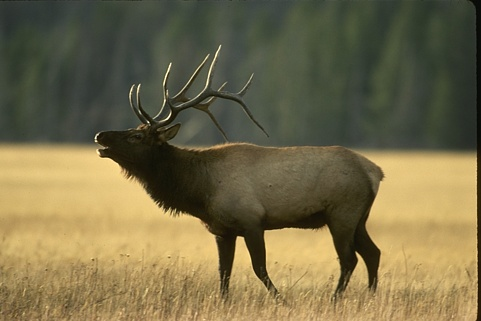
#> input picture lab3/imgQ41.jpg, 481 x 321 px
$ python q2.py   (older library calls are emulated)
#> lines starting #> are read from the running program, lines starting #| are printed output that depends on the picture; after the words box and inside, x2 and y2 are one past the last pixel; in counts of white or black regions, pixels touching at a corner belong together
import numpy as np
import cv2
import matplotlib.pyplot as plt
from scipy import ndimage as ndi

from skimage.segmentation import watershed
from skimage.feature import peak_local_max


color = cv2.imread("imgQ41.jpg")
#> color is the input picture: shape (321, 481, 3); mean B, G, R 73.5, 107.6, 117.1
image = cv2.cvtColor(color, cv2.COLOR_BGR2GRAY)
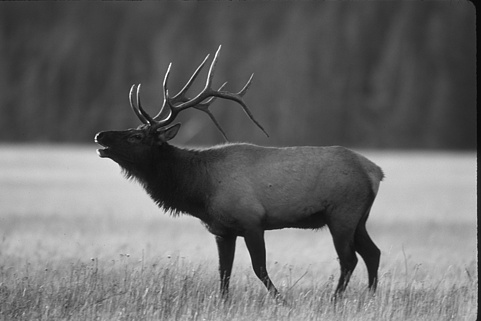
#> image: shape (321, 481); min 5, max 253, mean 106.6

# Now we want to separate the two objects in image
# Generate the markers as local maxima of the distance to the background
distance = ndi.distance_transform_edt(image)
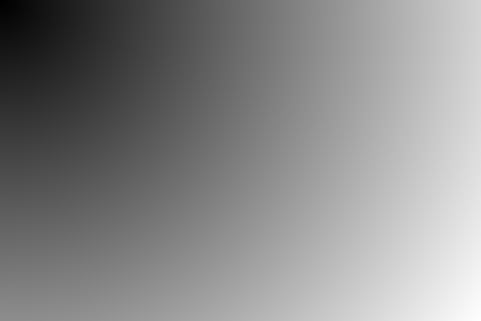
#> distance: shape (321, 481) float64; min 1, max 577.4, mean 310.5; drawn with min black and max white
local_maxi = peak_local_max(distance, indices=False, labels=image)
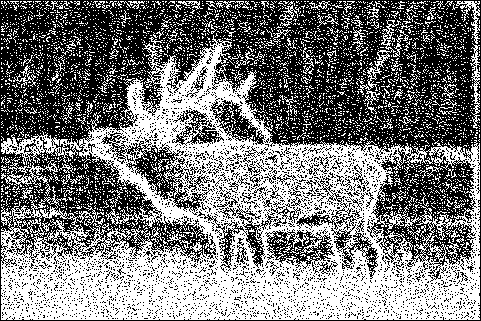
#> local_maxi: shape (321, 481) bool; 47.7% white; 4347 white regions (4248 under 20 px), largest, box (x1, y1, x2, y2) and area: (1, 35, 480, 320) 57401, (5, 160, 60, 196) 487, (358, 20, 401, 95) 427
markers = ndi.label(local_maxi)[0]
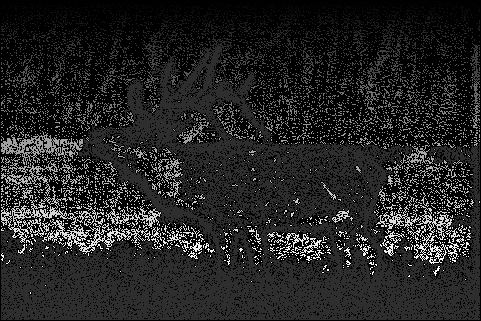
#> markers: shape (321, 481) int32; min 0, max 9569, mean 1370.7; drawn with min black and max white
labels = watershed(-distance, markers, mask=image)
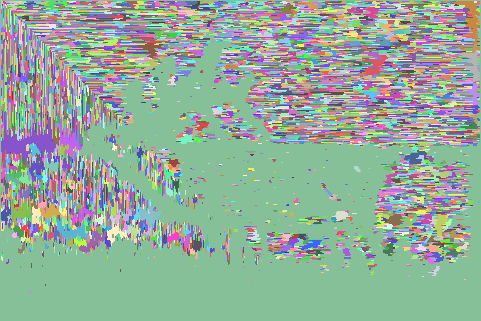
#> labels: shape (321, 481) int32; 9569 distinct labels, from 1 to 9569; one colour per label, 0 black

fig, axes = plt.subplots(ncols=3, figsize=(9, 3), sharex=True, sharey=True)
ax = axes.ravel()

ax[0].imshow(image, cmap=plt.cm.gray)
ax[0].set_title('Overlapping objects')
ax[1].imshow(-distance, cmap=plt.cm.gray)
ax[1].set_title('Distances')
ax[2].imshow(labels, cmap=plt.cm.nipy_spectral)
ax[2].set_title('Separated objects')

for a in ax:
    a.set_axis_off()

fig.tight_layout()
plt.show()
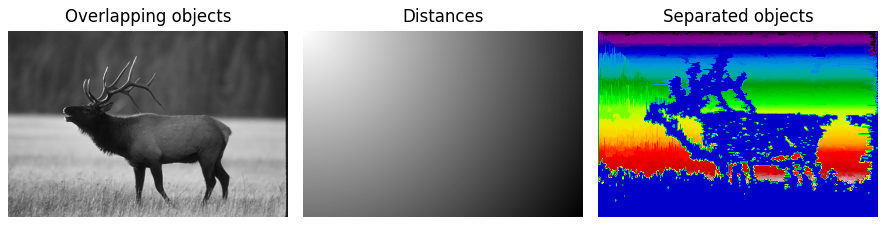
#> figure drawn by matplotlib, 3 panels

$ run again, with lab3/imgQ31.jpg copied over lab3/imgQ41.jpg
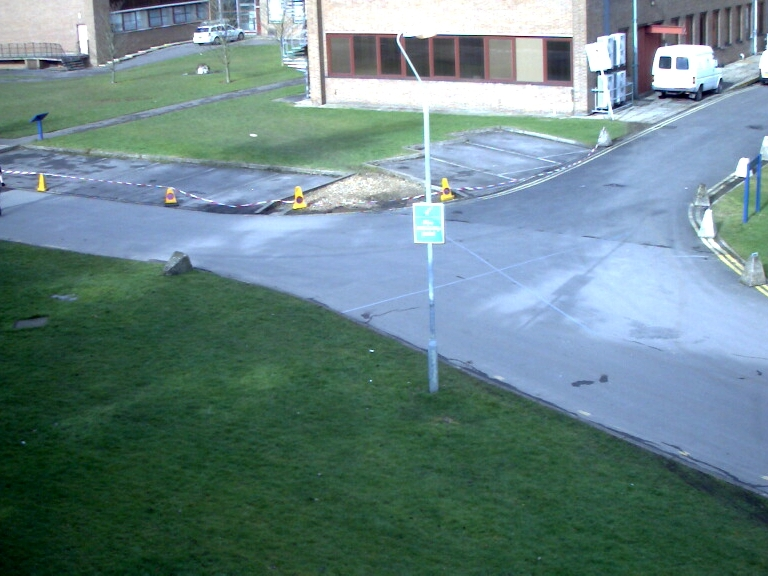
#> input picture lab3/imgQ31.jpg, 768 x 576 px
#> color is the input picture: shape (576, 768, 3); mean B, G, R 133.6, 131.8, 104.1
#> `local_maxi = peak_local_max(distance, indices=False, labels=image)`:
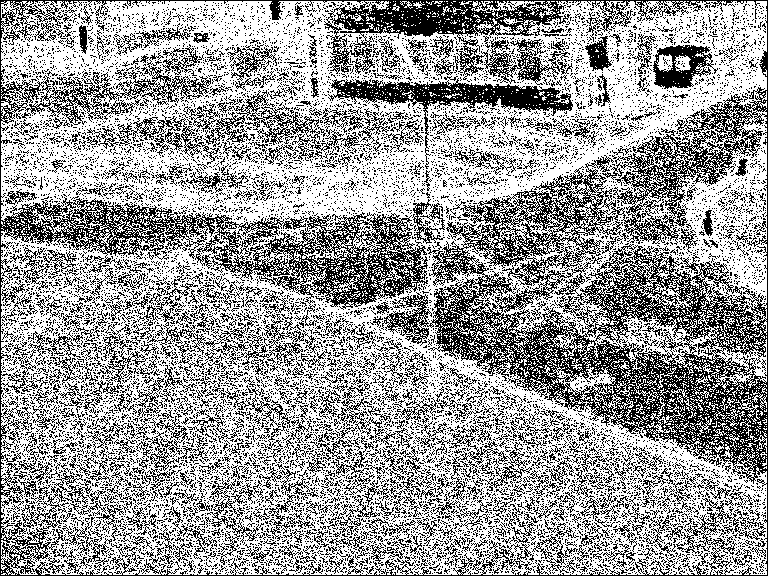
#> local_maxi: shape (576, 768) bool; 61.7% white; black in thin lines or dots
#> labels: shape (576, 768) int32; 13653 distinct labels, from 1 to 13653
#> `plt.show()`:
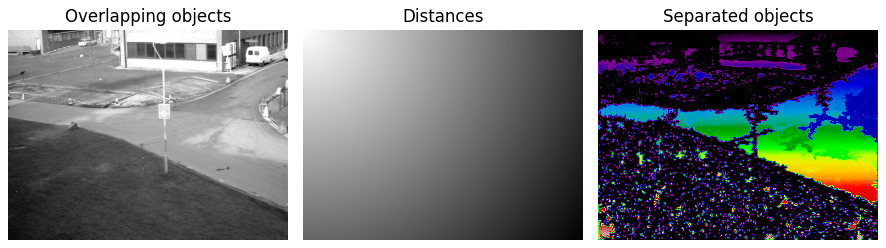
#> figure drawn by matplotlib, 3 panels

$ run again, with lab3/imgQ42.jpg copied over lab3/imgQ41.jpg
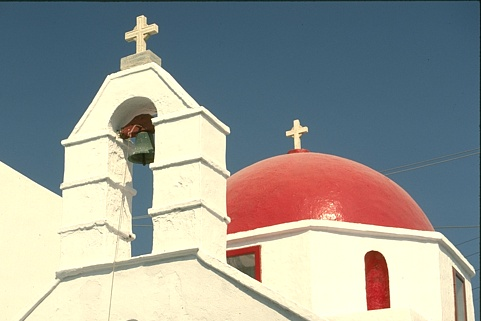
#> input picture lab3/imgQ42.jpg, 481 x 321 px
#> color is the input picture: shape (321, 481, 3); mean B, G, R 149.1, 155.2, 152.6
#> `local_maxi = peak_local_max(distance, indices=False, labels=image)`:
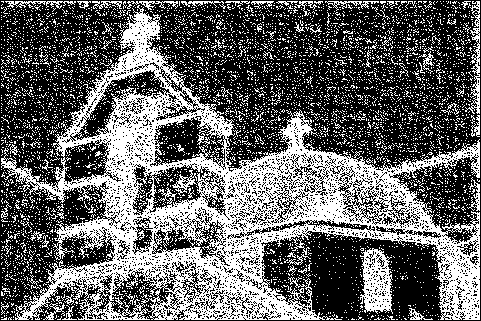
#> local_maxi: shape (321, 481) bool; 39% white in thin lines or dots
#> `plt.show()`:
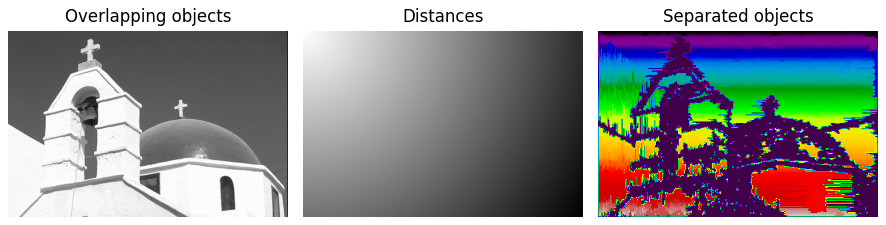
#> figure drawn by matplotlib, 3 panels
